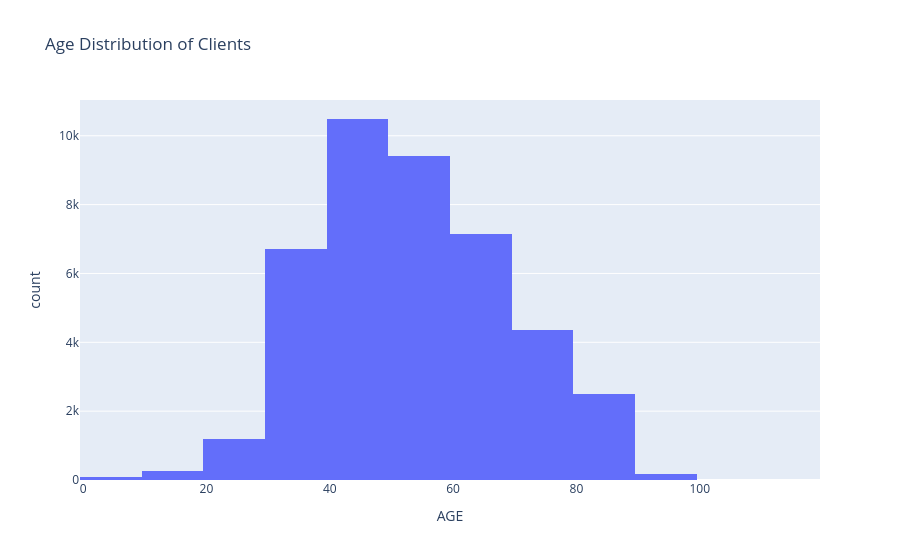

Write notebook code for a chart like this one.
### Markdown cell above
#### Age distribution

### Code cell
from datetime import datetime
client_table["AGE"] = (
    (datetime.now() - pd.to_datetime(client_table["DATE_NAISSANCE"], errors="coerce")).dt.days // 365
)

fig = px.histogram(
    client_table, x="AGE", nbins=20,
    title="Age Distribution of Clients"
)
fig.show()

### Figure 1 — Plotly figure (JSON) as saved in the notebook; plotly's stock layout.template omitted (floating-point values rounded to 4 significant figures; data arrays with more than 128 entries replaced by an {"elided": "..."} marker saying what was removed)
{"data": [{"alignmentgroup": "True", "bingroup": "x", "hovertemplate": "AGE=%{x}<br>count=%{y}<extra></extra>", "legendgroup": "", "marker": {"color": "#636efa", "pattern": {"shape": ""}}, "name": "", "nbinsx": 20, "offsetgroup": "", "orientation": "v", "showlegend": false, "type": "histogram", "x": {"elided": "44061 int values"}, "xaxis": "x", "yaxis": "y"}], "layout": {"autosize": true, "barmode": "relative", "legend": {"tracegroupgap": 0}, "title": {"text": "Age Distribution of Clients"}, "xaxis": {"anchor": "y", "autorange": true, "domain": [0, 1], "range": [-0.5, 119.5], "title": {"text": "AGE"}, "type": "linear"}, "yaxis": {"anchor": "x", "autorange": true, "domain": [0, 1], "range": [0, 11040.0], "title": {"text": "count"}}}}
